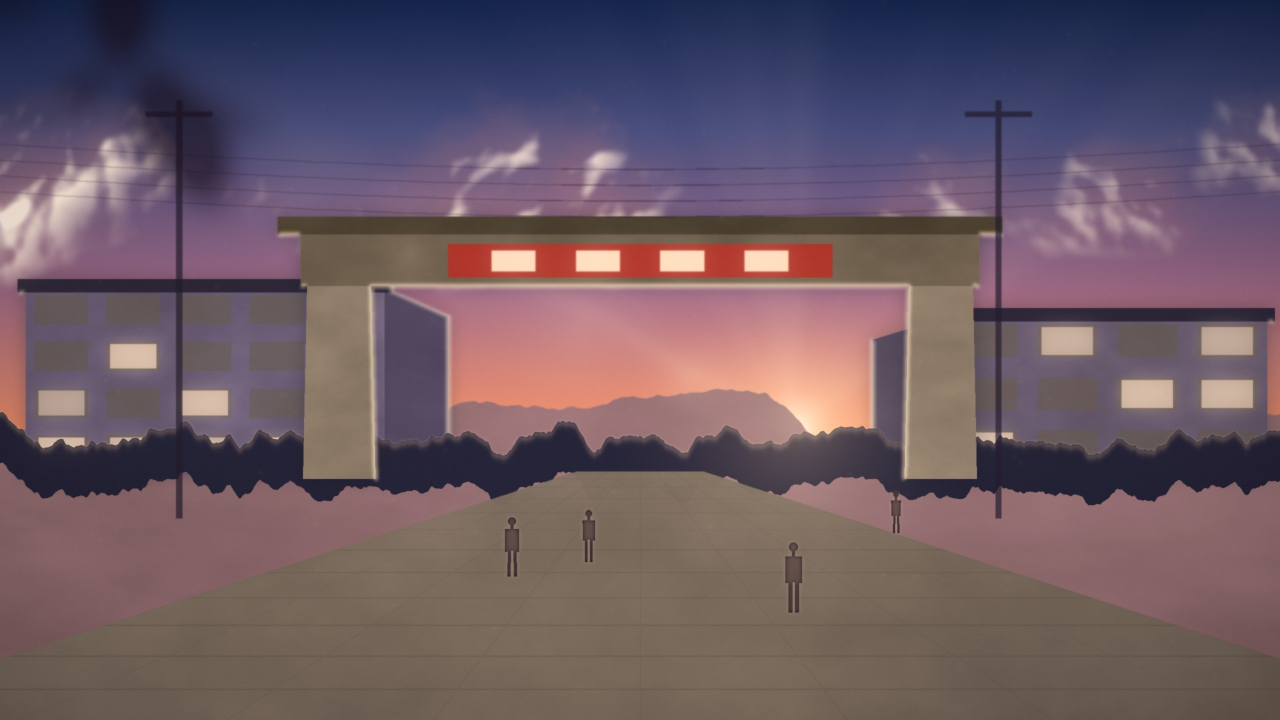
#> input picture tools/taiwan-campus-mv/scenes/01_cycu_gate_dawn.jpg, 2560 x 1440 px (shown at 1/2 size); its folder holds only this picture in this run
$ python -i art.py   (imports and definitions only)
#> lines starting #> are read from the running program, lines starting #| are printed output that depends on the picture
# -*- coding: utf-8 -*-
"""新海誠風・鳥取県風景 procedural painter (numpy + Pillow)."""
import numpy as np
from PIL import Image, ImageFilter, ImageDraw

W, H = 2560, 1440
rng_global = np.random.default_rng(20260821)

# ---------- noise ----------
def _lerp(a, b, t): return a + (b - a) * t
def _fade(t): return t * t * t * (t * (t * 6 - 15) + 10)

def value_noise(h, w, res, seed):
    r = np.random.default_rng(seed)
    gh, gw = res
    grid = r.random((gh + 1, gw + 1))
    y = np.linspace(0, gh, h, endpoint=False)
    x = np.linspace(0, gw, w, endpoint=False)
    y0 = y.astype(int); x0 = x.astype(int)
    ty = _fade(y - y0)[:, None]; tx = _fade(x - x0)[None, :]
    a = grid[y0][:, x0]; b = grid[y0][:, x0 + 1]
    c = grid[y0 + 1][:, x0]; d = grid[y0 + 1][:, x0 + 1]
    return _lerp(_lerp(a, b, tx), _lerp(c, d, tx), ty)

def fbm(h, w, res=(4, 6), octaves=6, gain=0.5, seed=0, lac=2.0):
    out = np.zeros((h, w)); amp = 1.0; norm = 0.0; ry, rx = res
    for o in range(octaves):
        out += amp * value_noise(h, w, (max(1, int(ry)), max(1, int(rx))), seed + o * 977)
        norm += amp; amp *= gain; ry *= lac; rx *= lac
    return out / norm

# [11 lines left out: function fbm1d, not called in this run]

# ---------- color helpers ----------
def hexc(s):
    s = s.lstrip('#')
    return np.array([int(s[i:i+2], 16) for i in (0, 2, 4)], dtype=np.float64) / 255.0

# [9 lines left out: function vgrad, not called in this run]

YY, XX = np.mgrid[0:H, 0:W].astype(np.float64)
NY, NX = YY / H, XX / W

def radial(cx, cy, r, soft=1.0):
    d = np.sqrt(((NX - cx) * (W / H)) ** 2 + (NY - cy) ** 2)
    return np.clip(1 - d / r, 0, 1) ** soft

def screen(base, col, mask):
    c = hexc(col)[None, None, :]
    m = mask[..., None]
    return 1 - (1 - base) * (1 - c * m)

def over(base, col, mask):
    c = hexc(col)[None, None, :]
    return base * (1 - mask[..., None]) + c * mask[..., None]

def blur(a, r):
    if a.ndim == 2:
        im = Image.fromarray((np.clip(a, 0, 1) * 255).astype(np.uint8), 'L')
        return np.asarray(im.filter(ImageFilter.GaussianBlur(r))).astype(np.float64) / 255
    im = Image.fromarray((np.clip(a, 0, 1) * 255).astype(np.uint8), 'RGB')
    return np.asarray(im.filter(ImageFilter.GaussianBlur(r))).astype(np.float64) / 255

# ---------- elements ----------
# [55 lines left out: functions clouds, sun_disc, god_rays, stars, not called in this run]

def milky_way(img, seed=9):
    a = -0.55
    d = np.abs((NY - 0.42) - a * (NX - 0.5))
    band = np.exp(-(d / 0.17) ** 2)
    n = fbm(H, W, res=(3, 6), octaves=7, gain=0.6, seed=seed)
    m = np.clip(band * (0.35 + n * 0.9) - 0.18, 0, 1)
    img = screen(img, '#9fb8ff', blur(m, 18) * 0.45)
    img = screen(img, '#f0e6ff', blur(m, 6) * 0.22)
    r = np.random.default_rng(seed)
    n2 = (r.random((H, W)) < (band * 0.0022)).astype(float) * r.random((H, W))
    img = screen(img, '#ffffff', blur(n2, 0.8) * 2.2)
    return img

# [192 lines left out: functions mountains, peak, water, dunes, silhouette_mask, grass and 6 more, not called in this run]

def to_image(img):
    return Image.fromarray((np.clip(img, 0, 1) * 255).astype(np.uint8), 'RGB')

# ============================================================
#  v2: 「平ら過ぎる」を直すための道具立て
#  - マスクの中に質感を入れる／陽の当たる縁を光らせる
#  - 消失点を持つ建築（正面と側面の二面）
#  - 手前のボケた葉、電線、人影、被写界深度、光の粒
# ============================================================

# [171 lines left out: functions texture, edge_light, occlusion, persp_building, foreground_leaves, power_lines and 4 more, not called in this run]

>>> import cv2
>>> picture = cv2.imread('scenes/01_cycu_gate_dawn.jpg', cv2.IMREAD_GRAYSCALE)
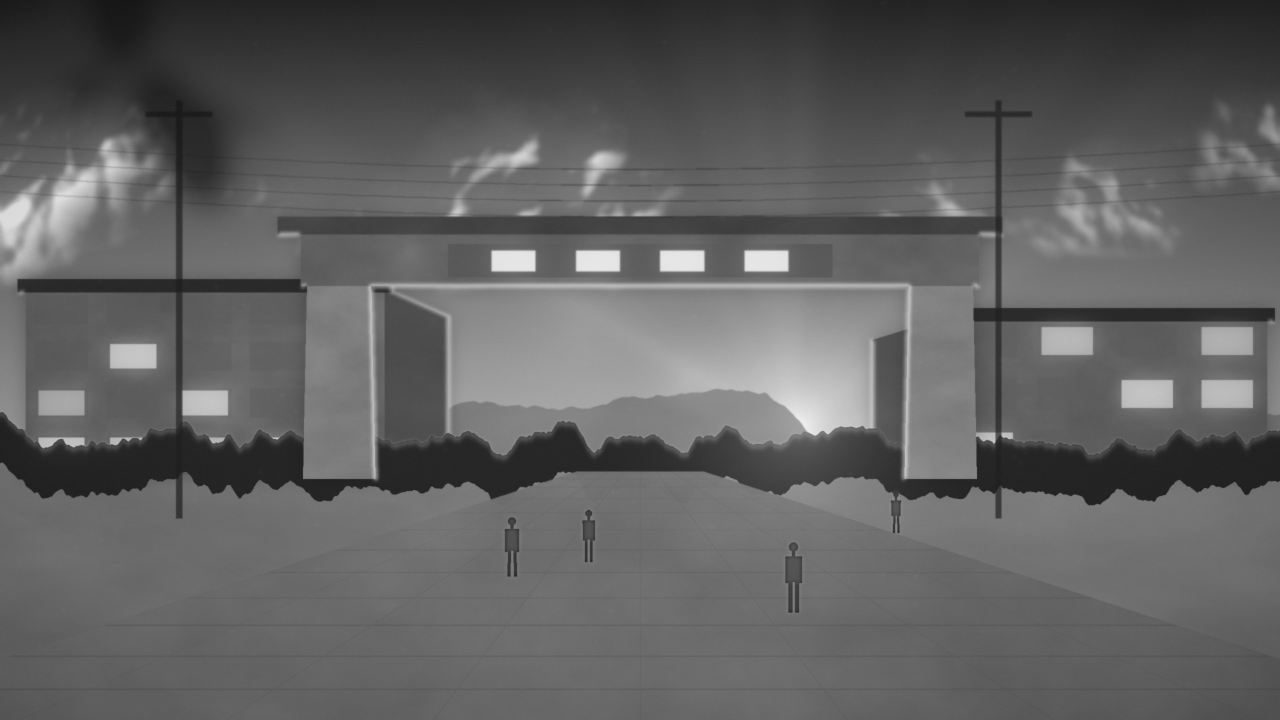
#> picture: shape (1440, 2560) (shown at 1/2 size); min 19, max 240, mean 96.2
>>> result = milky_way(picture)
#> in blur, `im = Image.fromarray((np.clip(a, 0, 1) * 255).astype(np.uint8), 'L')`:
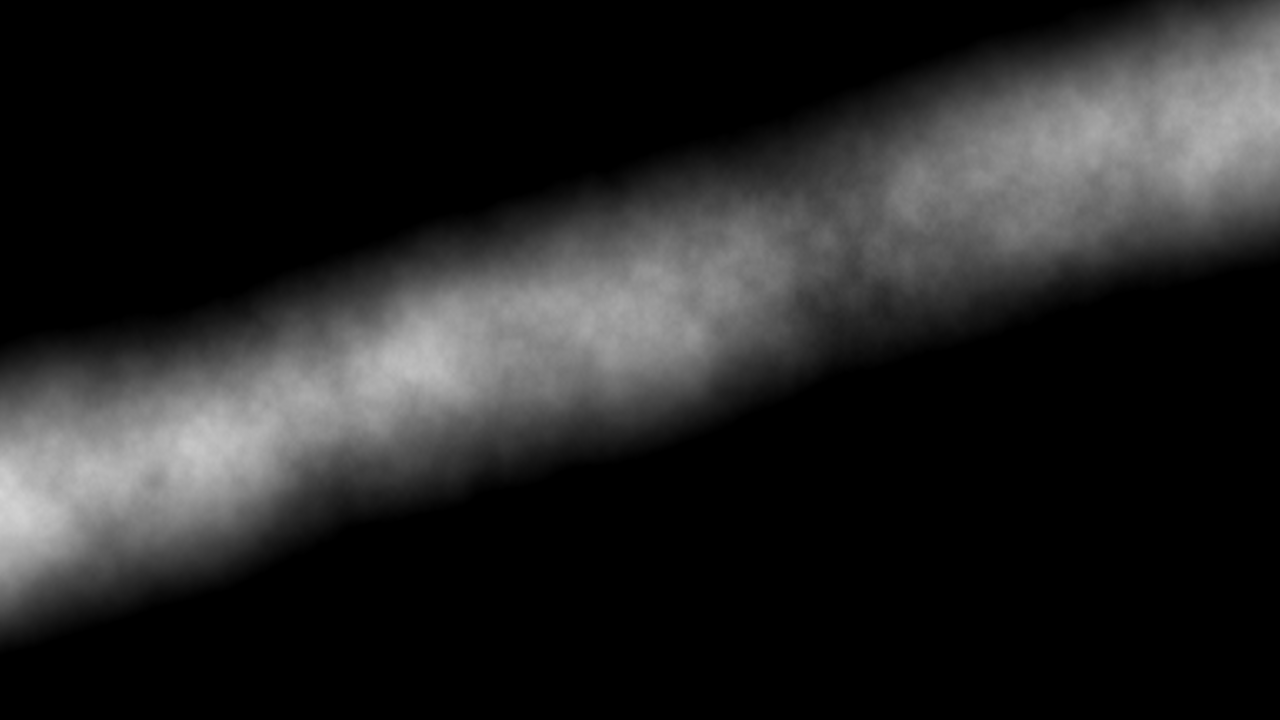
#> im: PIL image 2560x1440 L (shown at 1/2 size); min 0, max 213, mean 35.5
#> in hexc, `s = s.lstrip('#')`: s = '9fb8ff'
#> in screen, `c = hexc(col)[None, None, :]`: c = [[0.624, 0.722, 1]]
#> in screen, `m = mask[..., None]`:
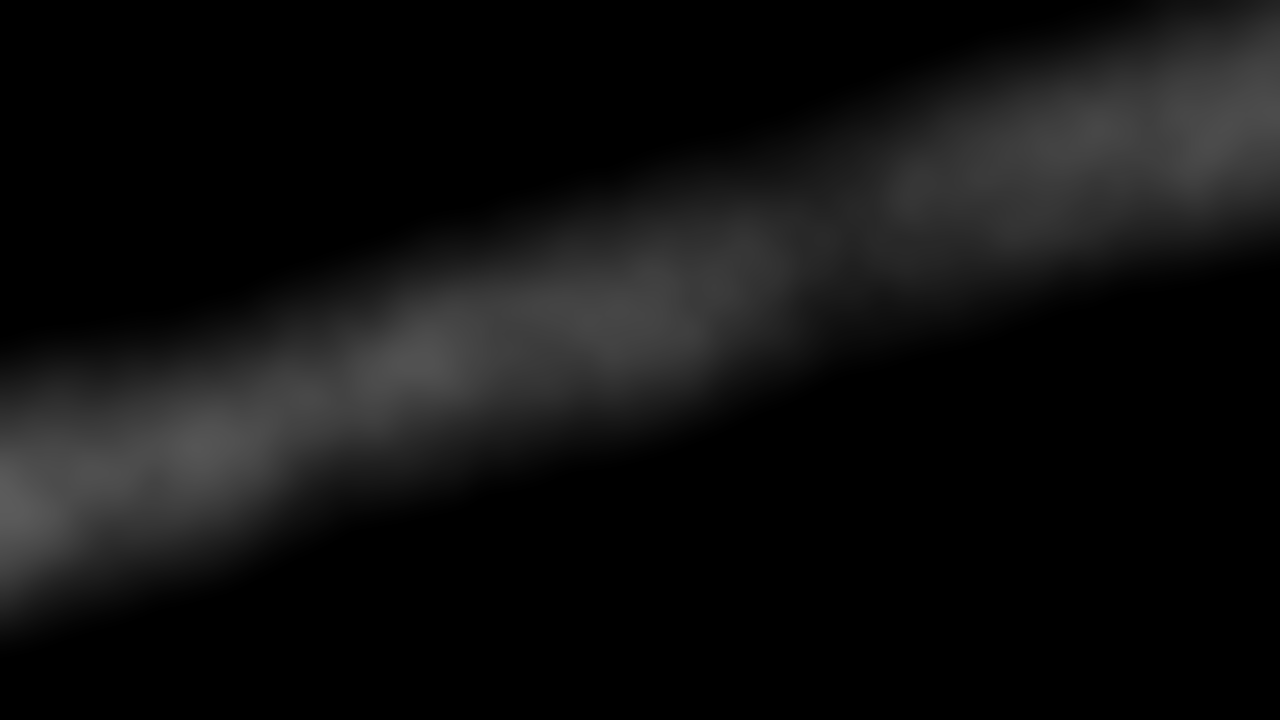
#> m: shape (1440, 2560, 1) float64 (shown at 1/2 size); min 0, max 0.36, mean 0.0627
#> (the run stopped early here; a loop or call above may not have finished)

$ run again, on tools/taiwan-campus-mv/scenes/01_dorm_morning.jpg
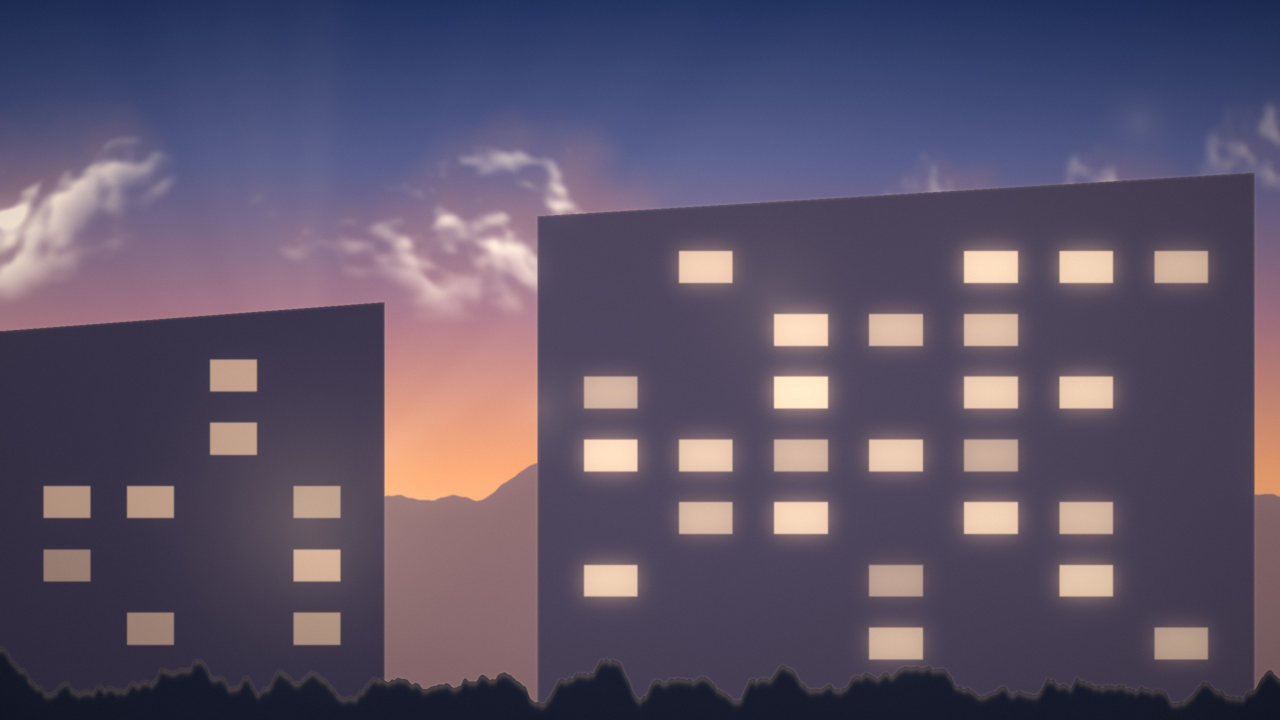
#> input picture tools/taiwan-campus-mv/scenes/01_dorm_morning.jpg, 2560 x 1440 px (shown at 1/2 size)
#> `picture = cv2.imread('scenes/01_cycu_gate_dawn.jpg', cv2.IMREAD_GRAYSC..`:
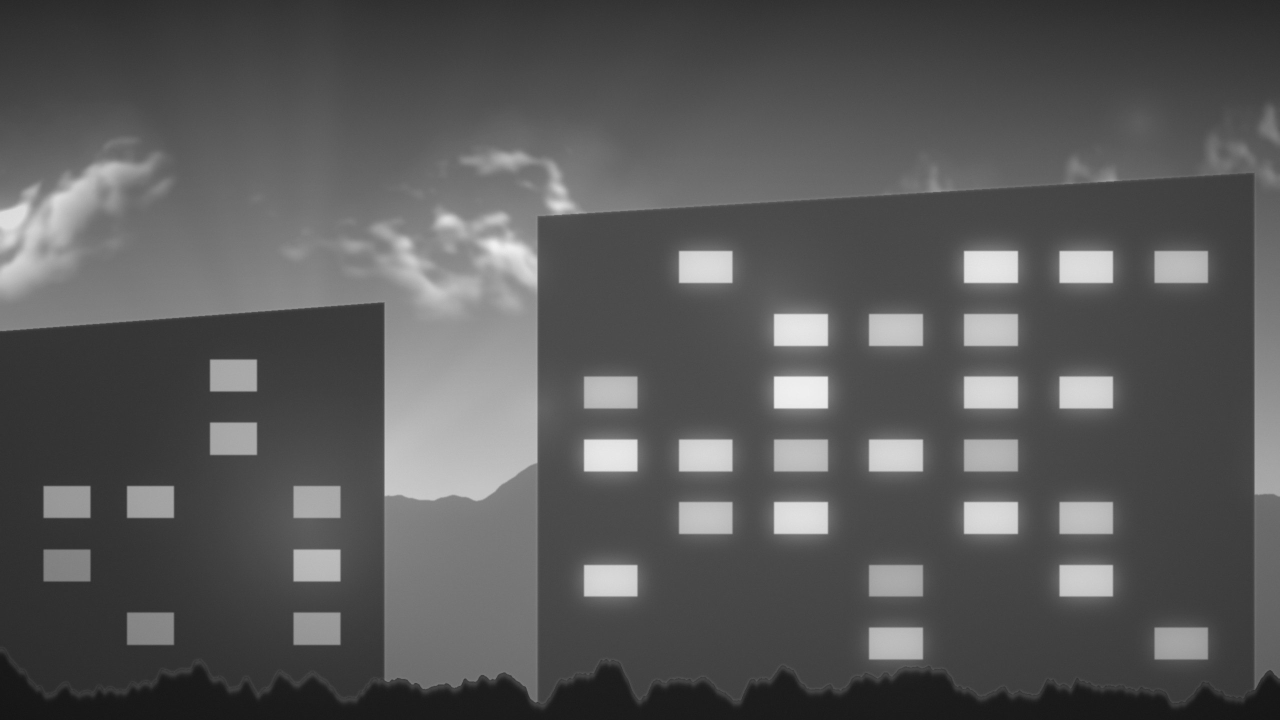
#> picture: shape (1440, 2560) (shown at 1/2 size); min 18, max 242, mean 88.7
#> s = '9fb8ff'
#> c = [[0.624, 0.722, 1]]

$ run again, on tools/taiwan-campus-mv/scenes/02_cycu_avenue.jpg
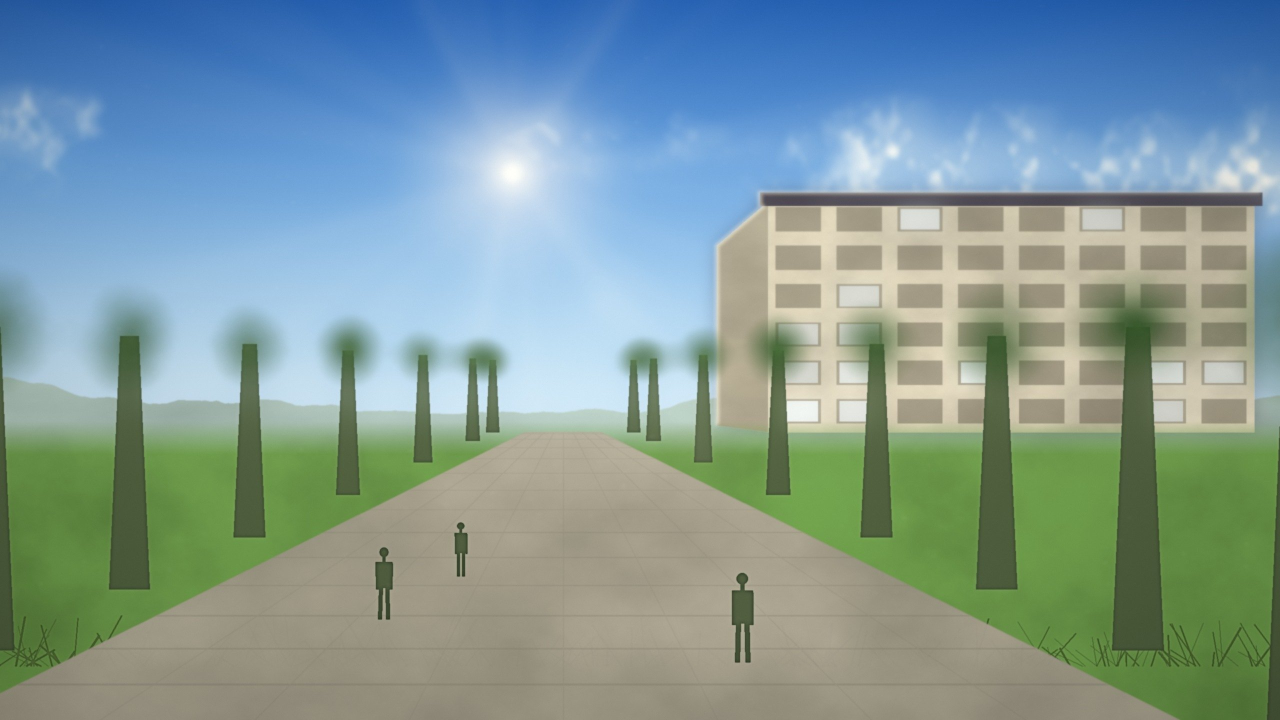
#> input picture tools/taiwan-campus-mv/scenes/02_cycu_avenue.jpg, 2560 x 1440 px (shown at 1/2 size)
#> `picture = cv2.imread('scenes/01_cycu_gate_dawn.jpg', cv2.IMREAD_GRAYSC..`:
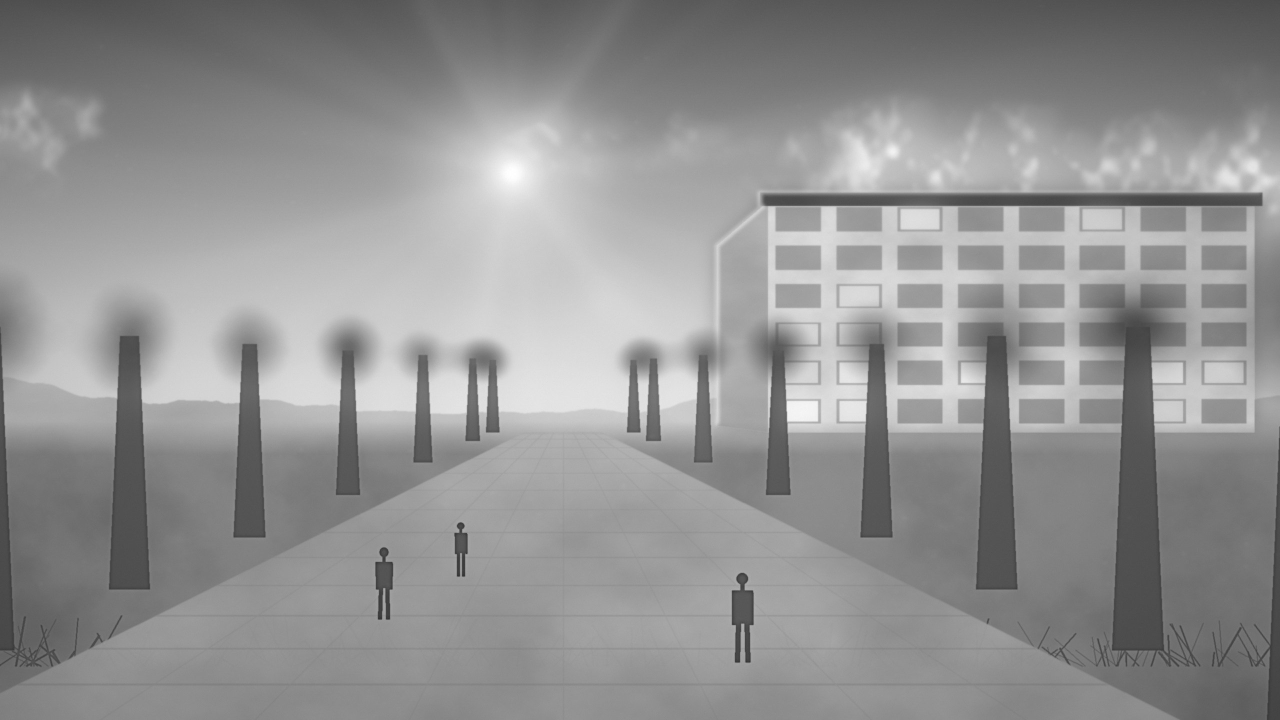
#> picture: shape (1440, 2560) (shown at 1/2 size); min 44, max 255, mean 145.8
#> s = '9fb8ff'
#> c = [[0.624, 0.722, 1]]

$ run again, on tools/taiwan-campus-mv/scenes/02_ntu_palm_avenue.jpg
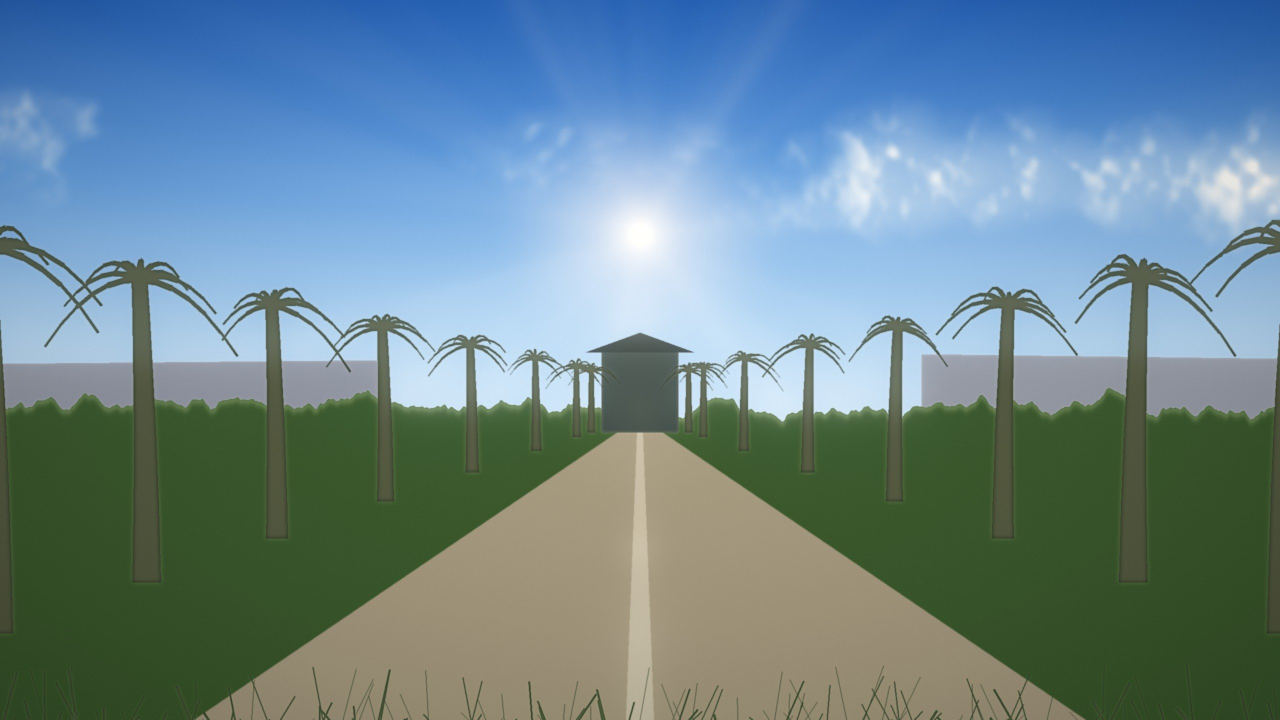
#> input picture tools/taiwan-campus-mv/scenes/02_ntu_palm_avenue.jpg, 2560 x 1440 px (shown at 1/2 size)
#> `picture = cv2.imread('scenes/01_cycu_gate_dawn.jpg', cv2.IMREAD_GRAYSC..`:
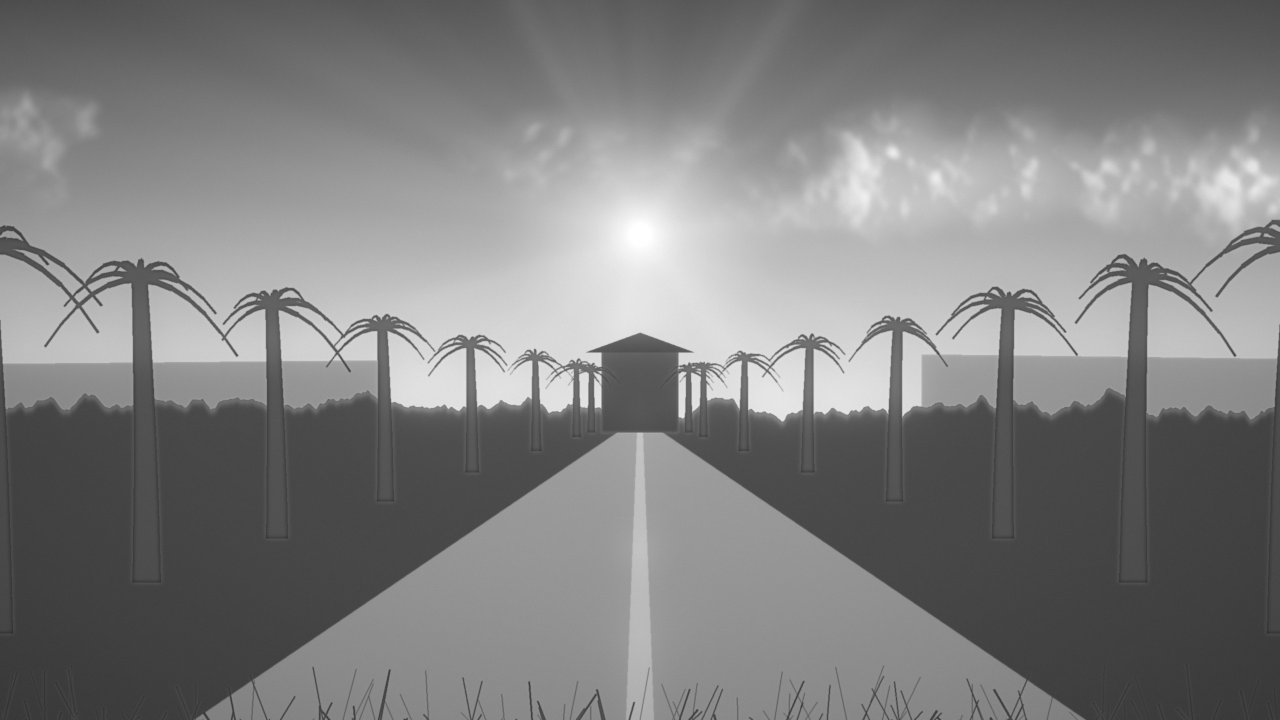
#> picture: shape (1440, 2560) (shown at 1/2 size); min 41, max 255, mean 127.8
#> s = '9fb8ff'
#> c = [[0.624, 0.722, 1]]
